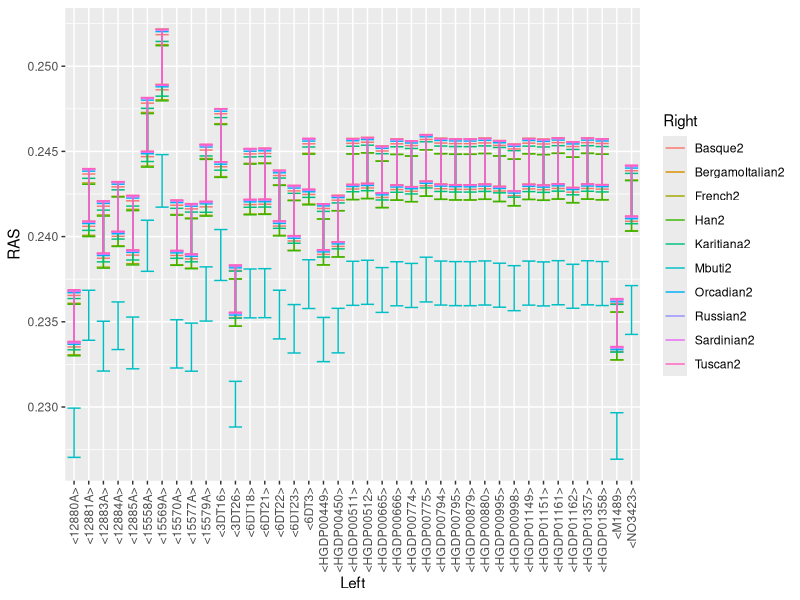
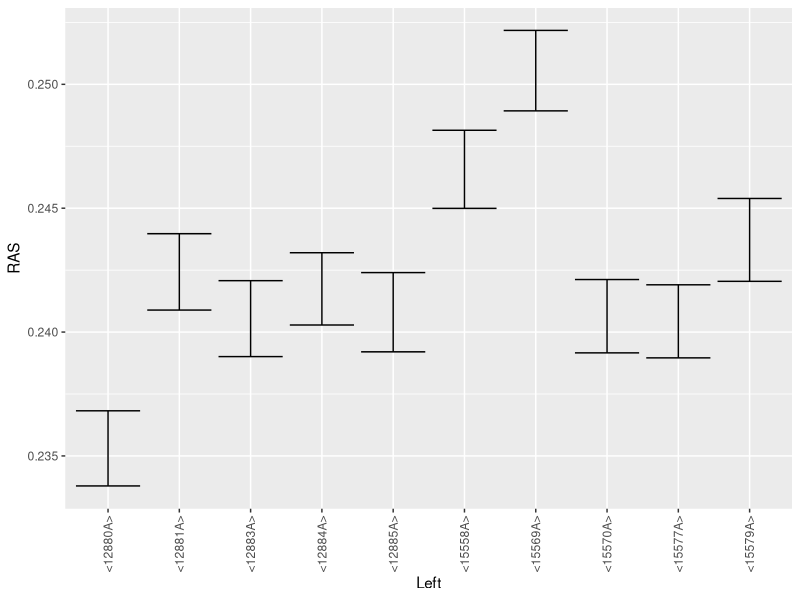

These figures' R source, in order:
library(magrittr)
library(ggplot2)

ras_table <- readr::read_tsv("analyses/HGDP-exploration/AncientBritish_HGDP_ras.table.txt")

ras_table %>% dplyr::filter(Cumulative==TRUE, k==5) %>% ggplot() +
  geom_errorbar(aes(x=Left, y=RAS, ymin=RAS-StdErr, ymax=RAS+StdErr, col=Right)) +
  theme(axis.text.x = element_text(angle = 90, vjust = 0.5, hjust=1))

ras_table %>% dplyr::filter(grepl("1????A", Left) & Cumulative & k==5 & Right=="BergamoItalian2") %>% ggplot() +
  geom_errorbar(aes(x=Left, y=RAS, ymin=RAS-StdErr, ymax=RAS+StdErr)) +
  theme(axis.text.x = element_text(angle = 90, vjust = 0.5, hjust=1))

